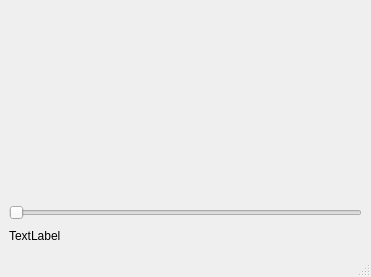
<?xml version="1.0" encoding="UTF-8"?>
<ui version="4.0">
 <class>MainWindow</class>
 <widget class="QMainWindow" name="MainWindow">
  <property name="geometry">
   <rect>
    <x>0</x>
    <y>0</y>
    <width>371</width>
    <height>277</height>
   </rect>
  </property>
  <property name="windowTitle">
   <string>MainWindow</string>
  </property>
  <widget class="QWidget" name="centralwidget">
   <layout class="QVBoxLayout" name="verticalLayout">
    <item>
     <widget class="CUserBattery" name="battery"/>
    </item>
    <item>
     <widget class="QSlider" name="horizontalSlider">
      <property name="maximum">
       <number>100</number>
      </property>
      <property name="orientation">
       <enum>Qt::Orientation::Horizontal</enum>
      </property>
     </widget>
    </item>
    <item>
     <widget class="QLabel" name="label">
      <property name="maximumSize">
       <size>
        <width>16777215</width>
        <height>20</height>
       </size>
      </property>
      <property name="text">
       <string>TextLabel</string>
      </property>
     </widget>
    </item>
   </layout>
  </widget>
  <widget class="QMenuBar" name="menubar">
   <property name="geometry">
    <rect>
     <x>0</x>
     <y>0</y>
     <width>371</width>
     <height>25</height>
    </rect>
   </property>
  </widget>
  <widget class="QStatusBar" name="statusbar"/>
 </widget>
 <customwidgets>
  <customwidget>
   <class>CUserBattery</class>
   <extends>QWidget</extends>
   <header>userbattery.h</header>
  </customwidget>
 </customwidgets>
 <resources/>
 <connections/>
</ui>
